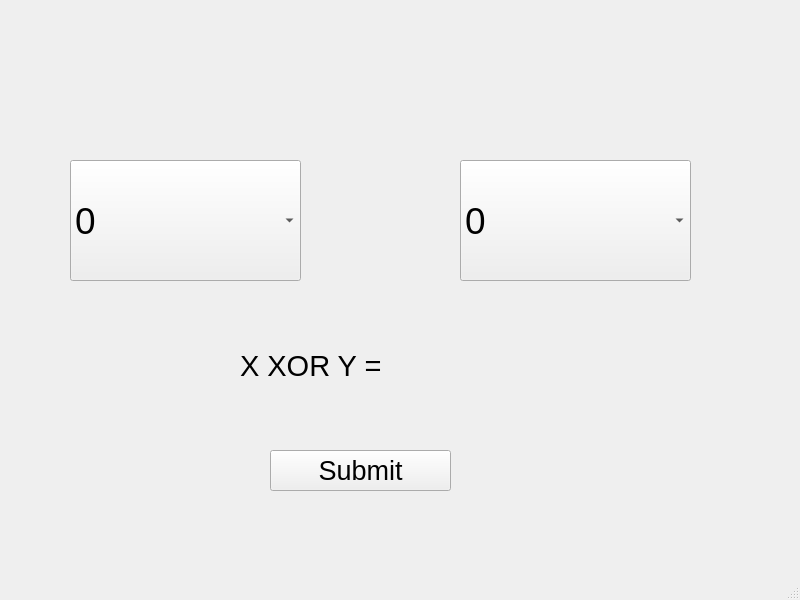
<?xml version="1.0" encoding="UTF-8"?>
<ui version="4.0">
 <class>MainWindow</class>
 <widget class="QMainWindow" name="MainWindow">
  <property name="geometry">
   <rect>
    <x>0</x>
    <y>0</y>
    <width>800</width>
    <height>600</height>
   </rect>
  </property>
  <property name="windowTitle">
   <string>MainWindow</string>
  </property>
  <widget class="QWidget" name="centralwidget">
   <widget class="QComboBox" name="comboX">
    <property name="geometry">
     <rect>
      <x>70</x>
      <y>160</y>
      <width>231</width>
      <height>121</height>
     </rect>
    </property>
    <property name="font">
     <font>
      <pointsize>28</pointsize>
     </font>
    </property>
    <item>
     <property name="text">
      <string>0</string>
     </property>
    </item>
    <item>
     <property name="text">
      <string>1</string>
     </property>
    </item>
   </widget>
   <widget class="QComboBox" name="comboY">
    <property name="geometry">
     <rect>
      <x>460</x>
      <y>160</y>
      <width>231</width>
      <height>121</height>
     </rect>
    </property>
    <property name="font">
     <font>
      <pointsize>28</pointsize>
     </font>
    </property>
    <item>
     <property name="text">
      <string>0</string>
     </property>
    </item>
    <item>
     <property name="text">
      <string>1</string>
     </property>
    </item>
   </widget>
   <widget class="QPushButton" name="submit">
    <property name="geometry">
     <rect>
      <x>270</x>
      <y>450</y>
      <width>181</width>
      <height>41</height>
     </rect>
    </property>
    <property name="font">
     <font>
      <pointsize>20</pointsize>
     </font>
    </property>
    <property name="text">
     <string>Submit</string>
    </property>
   </widget>
   <widget class="QLabel" name="label">
    <property name="geometry">
     <rect>
      <x>240</x>
      <y>330</y>
      <width>251</width>
      <height>71</height>
     </rect>
    </property>
    <property name="font">
     <font>
      <pointsize>22</pointsize>
     </font>
    </property>
    <property name="text">
     <string>X XOR Y = </string>
    </property>
   </widget>
  </widget>
  <widget class="QMenuBar" name="menubar">
   <property name="geometry">
    <rect>
     <x>0</x>
     <y>0</y>
     <width>800</width>
     <height>26</height>
    </rect>
   </property>
  </widget>
  <widget class="QStatusBar" name="statusbar"/>
 </widget>
 <resources/>
 <connections/>
</ui>
